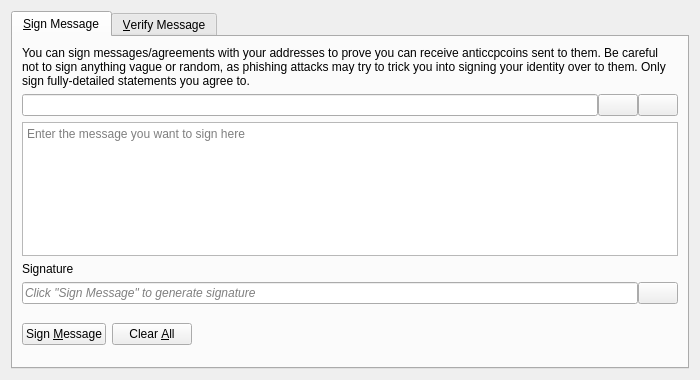
<?xml version="1.0" encoding="UTF-8"?>
<ui version="4.0">
 <class>SignVerifyMessageDialog</class>
 <widget class="QDialog" name="SignVerifyMessageDialog">
  <property name="geometry">
   <rect>
    <x>0</x>
    <y>0</y>
    <width>700</width>
    <height>380</height>
   </rect>
  </property>
  <property name="windowTitle">
   <string>Signatures - Sign / Verify a Message</string>
  </property>
  <property name="modal">
   <bool>true</bool>
  </property>
  <layout class="QVBoxLayout" name="verticalLayout">
   <item>
    <widget class="QTabWidget" name="tabWidget">
     <property name="currentIndex">
      <number>0</number>
     </property>
     <widget class="QWidget" name="tabSignMessage">
      <attribute name="title">
       <string>&amp;Sign Message</string>
      </attribute>
      <layout class="QVBoxLayout" name="verticalLayout_SM">
       <item>
        <widget class="QLabel" name="infoLabel_SM">
         <property name="text">
          <string>You can sign messages/agreements with your addresses to prove you can receive anticcpcoins sent to them. Be careful not to sign anything vague or random, as phishing attacks may try to trick you into signing your identity over to them. Only sign fully-detailed statements you agree to.</string>
         </property>
         <property name="textFormat">
          <enum>Qt::PlainText</enum>
         </property>
         <property name="wordWrap">
          <bool>true</bool>
         </property>
        </widget>
       </item>
       <item>
        <layout class="QHBoxLayout" name="horizontalLayout_1_SM">
         <property name="spacing">
          <number>0</number>
         </property>
         <item>
          <widget class="QValidatedLineEdit" name="addressIn_SM">
           <property name="toolTip">
            <string>The Anticcpcoin address to sign the message with</string>
           </property>
          </widget>
         </item>
         <item>
          <widget class="QPushButton" name="addressBookButton_SM">
           <property name="toolTip">
            <string>Choose previously used address</string>
           </property>
           <property name="text">
            <string/>
           </property>
           <property name="icon">
            <iconset resource="../bitcoin.qrc">
             <normaloff>:/icons/address-book</normaloff>:/icons/address-book</iconset>
           </property>
           <property name="shortcut">
            <string>Alt+A</string>
           </property>
           <property name="autoDefault">
            <bool>false</bool>
           </property>
          </widget>
         </item>
         <item>
          <widget class="QPushButton" name="pasteButton_SM">
           <property name="toolTip">
            <string>Paste address from clipboard</string>
           </property>
           <property name="text">
            <string/>
           </property>
           <property name="icon">
            <iconset resource="../bitcoin.qrc">
             <normaloff>:/icons/editpaste</normaloff>:/icons/editpaste</iconset>
           </property>
           <property name="shortcut">
            <string>Alt+P</string>
           </property>
           <property name="autoDefault">
            <bool>false</bool>
           </property>
          </widget>
         </item>
        </layout>
       </item>
       <item>
        <widget class="QPlainTextEdit" name="messageIn_SM">
         <property name="toolTip">
          <string>Enter the message you want to sign here</string>
         </property>
         <property name="placeholderText">
          <string>Enter the message you want to sign here</string>
         </property>
        </widget>
       </item>
       <item>
        <widget class="QLabel" name="signatureLabel_SM">
         <property name="text">
          <string>Signature</string>
         </property>
         <property name="textFormat">
          <enum>Qt::PlainText</enum>
         </property>
        </widget>
       </item>
       <item>
        <layout class="QHBoxLayout" name="horizontalLayout_2_SM">
         <property name="spacing">
          <number>0</number>
         </property>
         <item>
          <widget class="QLineEdit" name="signatureOut_SM">
           <property name="placeholderText">
            <string>Click "Sign Message" to generate signature</string>
           </property>
           <property name="font">
            <font>
             <italic>true</italic>
            </font>
           </property>
           <property name="readOnly">
            <bool>true</bool>
           </property>
          </widget>
         </item>
         <item>
          <widget class="QPushButton" name="copySignatureButton_SM">
           <property name="toolTip">
            <string>Copy the current signature to the system clipboard</string>
           </property>
           <property name="text">
            <string/>
           </property>
           <property name="icon">
            <iconset resource="../bitcoin.qrc">
             <normaloff>:/icons/editcopy</normaloff>:/icons/editcopy</iconset>
           </property>
           <property name="autoDefault">
            <bool>false</bool>
           </property>
          </widget>
         </item>
        </layout>
       </item>
       <item>
        <layout class="QHBoxLayout" name="horizontalLayout_3_SM">
         <item>
          <widget class="QPushButton" name="signMessageButton_SM">
           <property name="toolTip">
            <string>Sign the message to prove you own this Anticcpcoin address</string>
           </property>
           <property name="text">
            <string>Sign &amp;Message</string>
           </property>
           <property name="icon">
            <iconset resource="../bitcoin.qrc">
             <normaloff>:/icons/edit</normaloff>:/icons/edit</iconset>
           </property>
           <property name="autoDefault">
            <bool>false</bool>
           </property>
          </widget>
         </item>
         <item>
          <widget class="QPushButton" name="clearButton_SM">
           <property name="toolTip">
            <string>Reset all sign message fields</string>
           </property>
           <property name="text">
            <string>Clear &amp;All</string>
           </property>
           <property name="icon">
            <iconset resource="../bitcoin.qrc">
             <normaloff>:/icons/remove</normaloff>:/icons/remove</iconset>
           </property>
           <property name="autoDefault">
            <bool>false</bool>
           </property>
          </widget>
         </item>
         <item>
          <spacer name="horizontalSpacer_1_SM">
           <property name="orientation">
            <enum>Qt::Horizontal</enum>
           </property>
           <property name="sizeHint" stdset="0">
            <size>
             <width>40</width>
             <height>48</height>
            </size>
           </property>
          </spacer>
         </item>
         <item>
          <widget class="QLabel" name="statusLabel_SM">
           <property name="font">
            <font>
             <weight>75</weight>
             <bold>true</bold>
            </font>
           </property>
           <property name="text">
            <string/>
           </property>
           <property name="wordWrap">
            <bool>true</bool>
           </property>
          </widget>
         </item>
         <item>
          <spacer name="horizontalSpacer_2_SM">
           <property name="orientation">
            <enum>Qt::Horizontal</enum>
           </property>
           <property name="sizeHint" stdset="0">
            <size>
             <width>40</width>
             <height>48</height>
            </size>
           </property>
          </spacer>
         </item>
        </layout>
       </item>
      </layout>
     </widget>
     <widget class="QWidget" name="tabVerifyMessage">
      <attribute name="title">
       <string>&amp;Verify Message</string>
      </attribute>
      <layout class="QVBoxLayout" name="verticalLayout_VM">
       <item>
        <widget class="QLabel" name="infoLabel_VM">
         <property name="text">
          <string>Enter the receiver's address, message (ensure you copy line breaks, spaces, tabs, etc. exactly) and signature below to verify the message. Be careful not to read more into the signature than what is in the signed message itself, to avoid being tricked by a man-in-the-middle attack. Note that this only proves the signing party receives with the address, it cannot prove sendership of any transaction!</string>
         </property>
         <property name="textFormat">
          <enum>Qt::PlainText</enum>
         </property>
         <property name="alignment">
          <set>Qt::AlignLeading|Qt::AlignLeft|Qt::AlignTop</set>
         </property>
         <property name="wordWrap">
          <bool>true</bool>
         </property>
        </widget>
       </item>
       <item>
        <layout class="QHBoxLayout" name="horizontalLayout_1_VM">
         <property name="spacing">
          <number>0</number>
         </property>
         <item>
          <widget class="QValidatedLineEdit" name="addressIn_VM">
           <property name="toolTip">
            <string>The Anticcpcoin address the message was signed with</string>
           </property>
          </widget>
         </item>
         <item>
          <widget class="QPushButton" name="addressBookButton_VM">
           <property name="toolTip">
            <string>Choose previously used address</string>
           </property>
           <property name="text">
            <string/>
           </property>
           <property name="icon">
            <iconset resource="../bitcoin.qrc">
             <normaloff>:/icons/address-book</normaloff>:/icons/address-book</iconset>
           </property>
           <property name="shortcut">
            <string>Alt+A</string>
           </property>
           <property name="autoDefault">
            <bool>false</bool>
           </property>
          </widget>
         </item>
        </layout>
       </item>
       <item>
        <widget class="QPlainTextEdit" name="messageIn_VM">
          <property name="toolTip">
            <string>The signed message to verify</string>
          </property>
          <property name="placeholderText">
            <string>The signed message to verify</string>
          </property>
        </widget>
       </item>
       <item>
        <widget class="QValidatedLineEdit" name="signatureIn_VM">
          <property name="toolTip">
            <string>The signature given when the message was signed</string>
          </property>
          <property name="placeholderText">
            <string>The signature given when the message was signed</string>
          </property>
        </widget>
       </item>
       <item>
        <layout class="QHBoxLayout" name="horizontalLayout_2_VM">
         <item>
          <widget class="QPushButton" name="verifyMessageButton_VM">
           <property name="toolTip">
            <string>Verify the message to ensure it was signed with the specified Anticcpcoin address</string>
           </property>
           <property name="text">
            <string>Verify &amp;Message</string>
           </property>
           <property name="icon">
            <iconset resource="../bitcoin.qrc">
             <normaloff>:/icons/transaction_0</normaloff>:/icons/transaction_0</iconset>
           </property>
           <property name="autoDefault">
            <bool>false</bool>
           </property>
          </widget>
         </item>
         <item>
          <widget class="QPushButton" name="clearButton_VM">
           <property name="toolTip">
            <string>Reset all verify message fields</string>
           </property>
           <property name="text">
            <string>Clear &amp;All</string>
           </property>
           <property name="icon">
            <iconset resource="../bitcoin.qrc">
             <normaloff>:/icons/remove</normaloff>:/icons/remove</iconset>
           </property>
           <property name="autoDefault">
            <bool>false</bool>
           </property>
          </widget>
         </item>
         <item>
          <spacer name="horizontalSpacer_1_VM">
           <property name="orientation">
            <enum>Qt::Horizontal</enum>
           </property>
           <property name="sizeHint" stdset="0">
            <size>
             <width>40</width>
             <height>48</height>
            </size>
           </property>
          </spacer>
         </item>
         <item>
          <widget class="QLabel" name="statusLabel_VM">
           <property name="font">
            <font>
             <weight>75</weight>
             <bold>true</bold>
            </font>
           </property>
           <property name="text">
            <string/>
           </property>
           <property name="wordWrap">
            <bool>true</bool>
           </property>
          </widget>
         </item>
         <item>
          <spacer name="horizontalSpacer_2_VM">
           <property name="orientation">
            <enum>Qt::Horizontal</enum>
           </property>
           <property name="sizeHint" stdset="0">
            <size>
             <width>40</width>
             <height>48</height>
            </size>
           </property>
          </spacer>
         </item>
        </layout>
       </item>
      </layout>
     </widget>
    </widget>
   </item>
  </layout>
 </widget>
 <customwidgets>
  <customwidget>
   <class>QValidatedLineEdit</class>
   <extends>QLineEdit</extends>
   <header>qt/qvalidatedlineedit.h</header>
  </customwidget>
 </customwidgets>
 <resources>
  <include location="../bitcoin.qrc"/>
 </resources>
 <connections/>
</ui>
